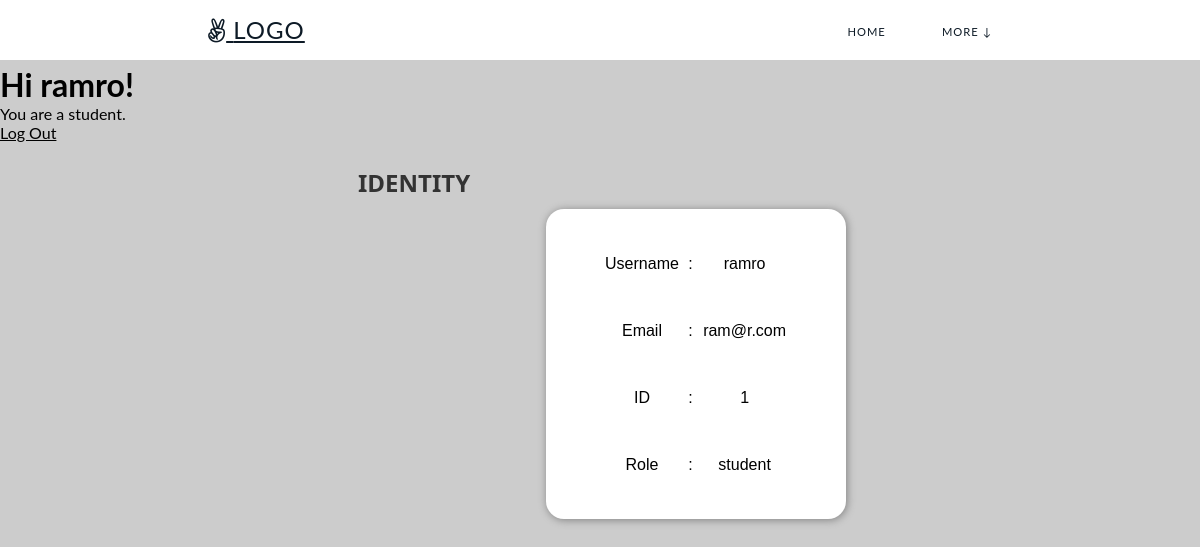
The page /users/myprofile/ (signed in) on the database its author committed.
### users/models.py (models this page shows)
class CustomUser(AbstractUser):
    email = models.EmailField(_('email address'))
    role = models.CharField(_('role'), max_length=250)
    USERNAME_FIELD = 'username'
    REQUIRED_FIELDS = ('email',)
    objects = CustomUserManager()
    def __str__(self):
        return self.username

### users/views.py (the view)
# urls.py: path('myprofile/', views.myprofile, name='myprofile'),
def myprofile(request):
    return render(request, "profile.html")

### templates/profile.html (shortened to what this page needs)
{% extends 'base.html' %}
{% block content %}
    {% if user.is_authenticated %}
    <div class="main">
        <h2>IDENTITY</h2>
        <div class="card">
            <div class="card-body">
                <table>
                    <tbody>
                        <tr>
                            <td>Username</td>
                            <td>:</td>
                            <td>{{user.username}}</td>
                        </tr>
                        <tr>
                            <td>Email</td>
                            <td>:</td>
                            <td>{{user.email}}</td>
                        </tr>
                        <tr>
                            <td>ID</td>
                            <td>:</td>
                            <td>{{user.id}}</td>
                        </tr>
                        <tr>
                            <td>Role</td>
                            <td>:</td>
                            <td>{{user.role}}</td>
                        </tr>
                    </tbody>
                </table>
            </div>
        </div>
    </div>
    {% else %}
        <p>You are not logged in</p>
        <a href="{% url 'login_view' %}">Log In</a>
    {% endif %}
{% endblock %}

### templates/base.html (shortened to what this page needs)
<!DOCTYPE html>
<html lang="en">
<head>
</head>
<link href="https://stackpath.bootstrapcdn.com/font-awesome/4.7.0/css/font-awesome.min.css" rel="stylesheet">
<body style="overflow: scroll; padding-top: 65px; ">
    <nav id="navbar" class="">
        <div class="nav-wrapper">
          <div class="logo">
            <a href="{% url 'home' %}"><i class="fa fa-angellist"></i> Logo</a>
          </div>
          <ul id="menu">
            <li><a href="{% url 'home' %}">Home</a></li>
            <li>
                <div class="dropdown">
                    <a>More ↓</a>
                </div>
            </li>
          </ul>
        </div>
      </nav>
    <main>
        {% if user.is_authenticated %}
            <h1>Hi {{user}}!</h1>
            {% if user.role == "student" %}
                You are a student.<br>
            {% elif user.role == "teacher" %}
                You are a teacher.<br>
            {% elif user.role == "admin" %}
                You are an admin.<br>
            {% else %}
                You don't have any role.
            {% endif %}
            <p><a href="{% url 'logout_view' %}">Log Out</a></p>
            {% block content %}
            {% endblock %}
        {% endif %}
    </main>
</body>
</html>

### templates/base.html (style rules this page uses)
.card { box-shadow: 0 4px 8px 0 rgba(0, 0, 0, 0.2); max-width: 300px; margin: auto; text-align: center; font-family: arial; }
a { text-decoration: none; font-size: 22px; color: black; }
* { margin: 0; }
body { background-color: #e8f5ff; font-family: Arial; overflow: scroll; }
.main { margin-top: 2%; margin-left: 29%; font-size: 28px; padding: 0 10px; width: 58%; }
.main h2 { color: #333; font-family: 'Segoe UI', Tahoma, Geneva, Verdana, sans-serif; font-size: 24px; margin-bottom: 10px; }
.main .card { background-color: #fff; border-radius: 18px; box-shadow: 1px 1px 8px 0 grey; height: auto; margin-bottom: 20px; padding: 20px 0 20px 50px; }
.main .card table { border: none; font-size: 16px; height: 270px; width: 80%; }
* { border: 0; box-sizing: border-box; margin: 0; padding: 0; }
body { background: rgb(250, 250, 250) url(http://lorempixel.com/1920/1080/nature/); font-family: Lato, Helvetica, Arial, sans-serif; }
a { color: inherit; font-family: inherit; font-size: inherit; text-decoration: underline; }
#navbar { background: white; color: rgb(13, 26, 38); position: fixed; top: 0; height: 60px; line-height: 60px; width: 100vw; z-index: 10; }
.nav-wrapper { margin: auto; text-align: center; width: 70%; }
.logo { float: left; margin-left: 28px; font-size: 1.5em; height: 60px; letter-spacing: 1px; text-transform: uppercase; }
#navbar ul { display: inline-block; float: right; list-style: none; margin-top: -2px; text-align: right; transition: transform 0.5s ease-out; -webkit-transition: transform 0.5s ease-out; }
@media (orientation: landscape) { #navbar ul { display: inline-block; } }
#navbar li { display: inline-block; }
#navbar li a { color: rgb(13, 26, 38); display: block; font-size: 0.7em; height: 50px; letter-spacing: 1px; margin: 0 20px; padding: 0 4px; position: relative; text-decoration: none; text-transform: uppercase; transition: all 0.5s ease; -webkit-transition: all 0.5s ease; }
#navbar li a:before, #navbar li a:after { content: ''; position: absolute; width: 0%; height: 1px; bottom: -1px; background: rgb(13, 26, 38); }
#navbar li a:before { left: 0; transition: 0.5s; }
#navbar li a:after { background: rgb(13, 26, 38); right: 0; }
.dropdown { position: relative; display: inline-block; text-align: left; padding: 4px; }

### rows shown on the page
CustomUser: username "ramro", email "ram@r.com", id "1", role "student"
